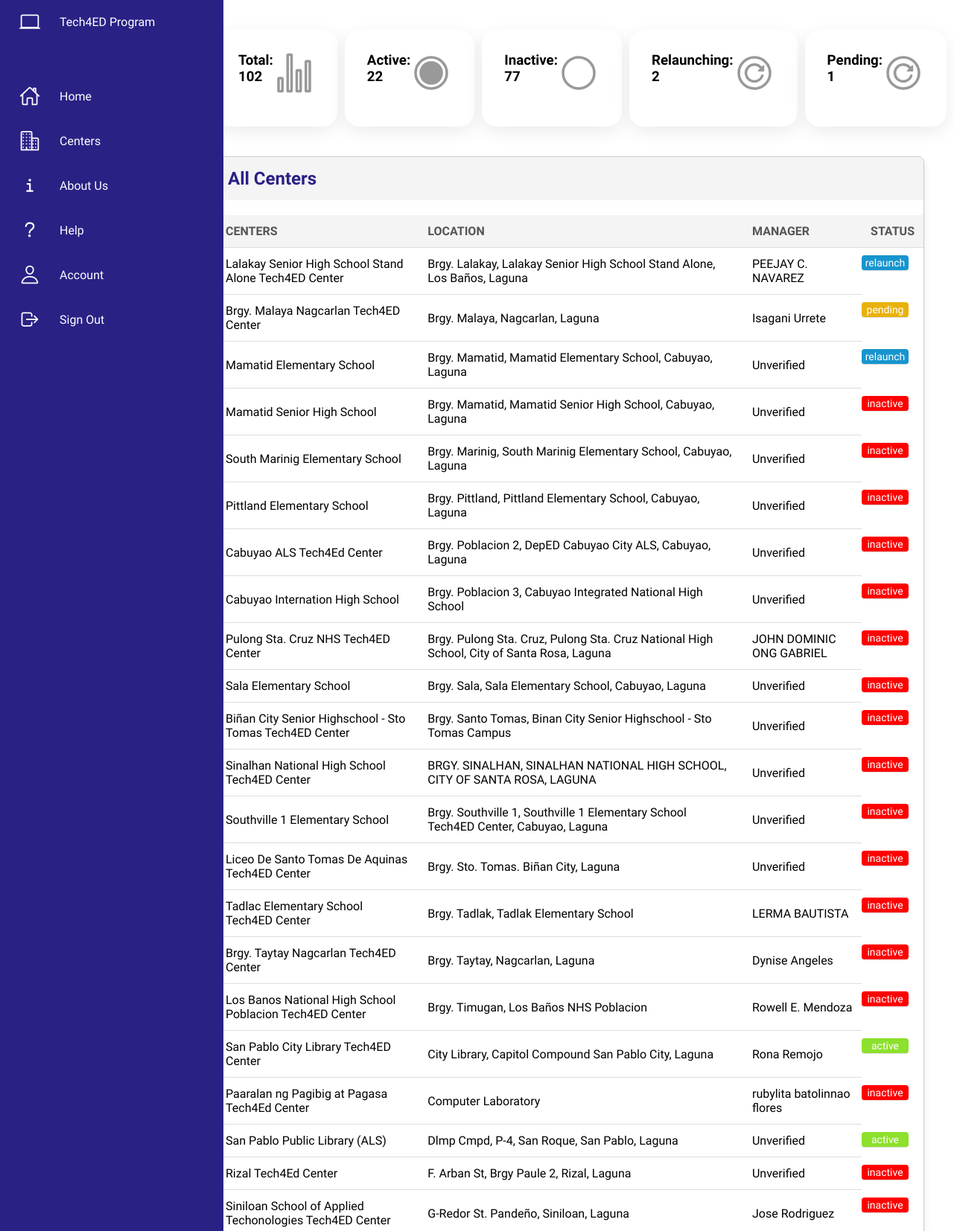
Screenshot of /tech/index.php (upper part) with the database file from the repository.
### tables this page shows
CREATE TABLE `centers` (
  `id` int(11) NOT NULL,
  `name` varchar(255) NOT NULL,
  `location` varchar(255) NOT NULL,
  `manager` varchar(255) NOT NULL,
  `status` enum('active','inactive','relaunch','pending') NOT NULL,
  `image` varchar(255) NOT NULL,
  `created_at` timestamp NOT NULL DEFAULT current_timestamp()
);

### tech/index.php (the view, shortened to what this page needs)
<?php
include('connection.php');
$statuses = ['active', 'inactive', 'relaunch', 'pending'];
$counts = [];
foreach ($statuses as $status) {
    $stmt = $pdo->prepare("SELECT COUNT(*) FROM centers WHERE status = ?");
    $stmt->execute([$status]);
    $counts[$status] = $stmt->fetchColumn();
}
$stmt = $pdo->prepare("SELECT * FROM centers");
$stmt->execute();
$centers = $stmt->fetchAll();
?>
<!DOCTYPE html>
<html lang="en">
<head>
    <link rel="stylesheet" href="styles.css">
</head>
<body>
    <div class="sidenav">
        <?php include('sidenav.php'); ?>
    </div>
    <div class="main-content">
        <div class="cardBox">
            <div class="card">
                <div class="box"><h3>Total: <?php echo count($centers); ?></div>
                <div class="iconBx">
                    <ion-icon name="stats-chart-outline"></ion-icon>
                </div>
            </div>
            <div class="card">
                <div class="box"><h3> Active: <?php echo $counts['active']; ?></div>
                <div class="iconBx">
                    <ion-icon name="radio-button-on-outline"></ion-icon>
                </div>
            </div>
            <div class="card">
                <div class="box"><h3> Inactive: <?php echo $counts['inactive']; ?></div>
                <div class="iconBx">
                    <ion-icon name="radio-button-off-outline"></ion-icon>
                </div>
            </div>
            <div class="card">
                <div class="box"><h3> Relaunching: <?php echo $counts['relaunch']; ?></div>
                <div class="iconBx">
                    <ion-icon name="reload-circle-outline"></ion-icon>
                </div>
            </div>
            <div class="card">
                <div class="box"><h3> Pending: <?php echo $counts['pending']; ?></div>
                <div class="iconBx">
                    <ion-icon name="reload-circle-outline"></ion-icon>
                </div>
            </div>
        </div>
        <div class="centers-list">
    <div class="details">
    <div class="centerBox">
        <div class="centerHeader">
            <h2>All Centers</h2>
        </div>
        <table>
            <thead>
                <tr>
                    <th>CENTERS</th>
                    <th>LOCATION</th>
                    <th>MANAGER</th>
                    <th>STATUS</th>
                </tr>
            </thead>
            <tbody>
                <?php foreach ($centers as $center): ?>
                    <tr>
                        <td><?php echo htmlspecialchars($center['name']); ?></td>
                        <td><?php echo htmlspecialchars($center['location']); ?></td>
                        <td><?php echo htmlspecialchars($center['manager']); ?></td>
                        <td class="status <?php echo htmlspecialchars(strtolower($center['status'])); ?>">
                            <?php echo htmlspecialchars($center['status']); ?>
                        </td>
                    </tr>
                <?php endforeach; ?>
            </tbody>
        </table>
    </div>
</div>
        </div>
    </div>
</body>
</html>

### tech/styles.css (style rules this page uses)
body { font-family: Arial, sans-serif; background-color: #ffffff; margin: 0; padding: 10; }
.main-content { margin-left: 250px; padding: 20px; width: calc(100% - 250px); box-sizing: border-box; }
.status.active { padding: 2px 4px; background: #8de02c; color: var(--white); border-radius: 4px; font-size: 14px; font-weight: 500; }
.status.pending { padding: 2px 4px; background: #e9b10a; color: var(--white); border-radius: 4px; font-size: 14px; font-weight: 500; }
.status.inactive { padding: 2px 4px; background: #f00; color: var(--white); border-radius: 4px; font-size: 14px; font-weight: 500; }
.status.relaunch { padding: 2px 4px; background: #1795ce; color: var(--white); border-radius: 4px; font-size: 14px; font-weight: 500; }
.cardBox { position: relative; width: 95%; padding: 20px; display: grid; grid-template-columns: repeat(5, 1fr); grid-gap: 10px; }
.cardBox .card { position: relative; background: var(--white); padding: 30px; border-radius: 20px; display: flex; justify-content: space-between; cursor: pointer; box-shadow: 0 7px 25px rgba(0, 0, 0, 0.08); }
.cardBox .card .iconBx { font-size: 3.5rem; color: var(--black2); }

### tech/css/sidebar.css (style rules this page uses)
* { font-family: "Ubuntu", sans-serif; margin: 0; padding: 0; box-sizing: border-box; }
:root { --blue: #2a2185; --white: #fff; --gray: #f5f5f5; --black1: #222; --black2: #999; }

### tech/index.php (style rules this page uses)
.centers-list { font-family: Arial, sans-serif; padding: 20px; }
.centerBox { border: 1px solid #ccc; border-radius: 8px; box-shadow: 0 4px 8px rgba(0, 0, 0, 0.1); overflow: hidden; background-color: #fff; }
.centerHeader { display: flex; justify-content: space-between; align-items: center; background-color: #f4f4f4; padding: 15px; }
.centerHeader h2 { margin: 0; font-size: 24px; color: #2a2185; }
table { width: 100%; border-collapse: collapse; margin-top: 20px; }
th, td { padding: 12px; text-align: left; border-bottom: 1px solid #ddd; }
td.status { display: flex; justify-content: center; align-items: center; flex: 0 0 120px; text-align: center; margin-right: 20px; margin-top: 10px; font-weight: bold; }
th { background-color: #f4f4f4; font-weight: bold; color: #555; }
tbody tr:nth-child(even), tbody tr:nth-child(odd) { background-color: inherit; }

### rows the page displays
centers: name "Lalakay Senior High School Stand Alone Tech4ED Center", location "Brgy. Lalakay, Lalakay Senior High School Stand Alone, Los Baños, Laguna", manager "PEEJAY C. NAVAREZ", status "relaunch"
centers: name "Brgy. Malaya Nagcarlan Tech4ED Center", location "Brgy. Malaya, Nagcarlan, Laguna", manager "Isagani Urrete", status "pending"
centers: name "Mamatid Elementary School", location "Brgy. Mamatid, Mamatid Elementary School, Cabuyao, Laguna", manager "Unverified", status "relaunch"
centers: name "Mamatid Senior High School", location "Brgy. Mamatid, Mamatid Senior High School, Cabuyao, Laguna", manager "Unverified", status "inactive"
centers: name "South Marinig Elementary School", location "Brgy. Marinig, South Marinig Elementary School, Cabuyao, Laguna", manager "Unverified", status "inactive"
centers: name "Pittland Elementary School", location "Brgy. Pittland, Pittland Elementary School, Cabuyao, Laguna", manager "Unverified", status "inactive"
centers: name "Cabuyao ALS Tech4Ed Center", location "Brgy. Poblacion 2, DepED Cabuyao City ALS, Cabuyao, Laguna", manager "Unverified", status "inactive"
centers: name "Cabuyao Internation High School", location "Brgy. Poblacion 3, Cabuyao Integrated National High School", manager "Unverified", status "inactive"
centers: name "Pulong Sta. Cruz NHS Tech4ED Center", location "Brgy. Pulong Sta. Cruz, Pulong Sta. Cruz National High School, City of Santa Rosa, Laguna", manager "JOHN DOMINIC ONG GABRIEL", status "inactive"
centers: name "Sala Elementary School", location "Brgy. Sala, Sala Elementary School, Cabuyao, Laguna", manager "Unverified", status "inactive"
centers: name "Biñan City Senior Highschool - Sto Tomas Tech4ED Center", location "Brgy. Santo Tomas, Binan City Senior Highschool - Sto Tomas Campus", manager "Unverified", status "inactive"
centers: name "Sinalhan National High School Tech4ED Center", location "BRGY. SINALHAN, SINALHAN NATIONAL HIGH SCHOOL, CITY OF SANTA ROSA, LAGUNA", manager "Unverified", status "inactive"
centers: name "Southville 1 Elementary School", location "Brgy. Southville 1, Southville 1 Elementary School Tech4ED Center, Cabuyao, Laguna", manager "Unverified", status "inactive"
centers: name "Liceo De Santo Tomas De Aquinas Tech4ED Center", location "Brgy. Sto. Tomas. Biñan City, Laguna", manager "Unverified", status "inactive"
centers: name "Tadlac Elementary School Tech4ED Center", location "Brgy. Tadlak, Tadlak Elementary School", manager "LERMA BAUTISTA", status "inactive"
centers: name "Brgy. Taytay Nagcarlan Tech4ED Center", location "Brgy. Taytay, Nagcarlan, Laguna", manager "Dynise Angeles", status "inactive"
centers: name "Los Banos National High School Poblacion Tech4ED Center", location "Brgy. Timugan, Los Baños NHS Poblacion", manager "Rowell E. Mendoza", status "inactive"
centers: name "San Pablo City Library Tech4ED Center", location "City Library, Capitol Compound San Pablo City, Laguna", manager "Rona Remojo", status "active"
centers: name "Paaralan ng Pagibig at Pagasa Tech4Ed Center", location "Computer Laboratory", manager "rubylita batolinnao flores", status "inactive"
centers: name "San Pablo Public Library (ALS)", location "Dlmp Cmpd, P-4, San Roque, San Pablo, Laguna", manager "Unverified", status "active"
centers: name "Rizal Tech4Ed Center", location "F. Arban St, Brgy Paule 2, Rizal, Laguna", manager "Unverified", status "inactive"
centers: name "Siniloan School of Applied Techonologies Tech4ED Center", location "G-Redor St. Pandeño, Siniloan, Laguna", manager "Jose Rodriguez", status "inactive"

### other values shown
count($centers) "102"
$counts['active'] "22"
$counts['inactive'] "77"
$counts['relaunch'] "2"
$counts['pending'] "1"
